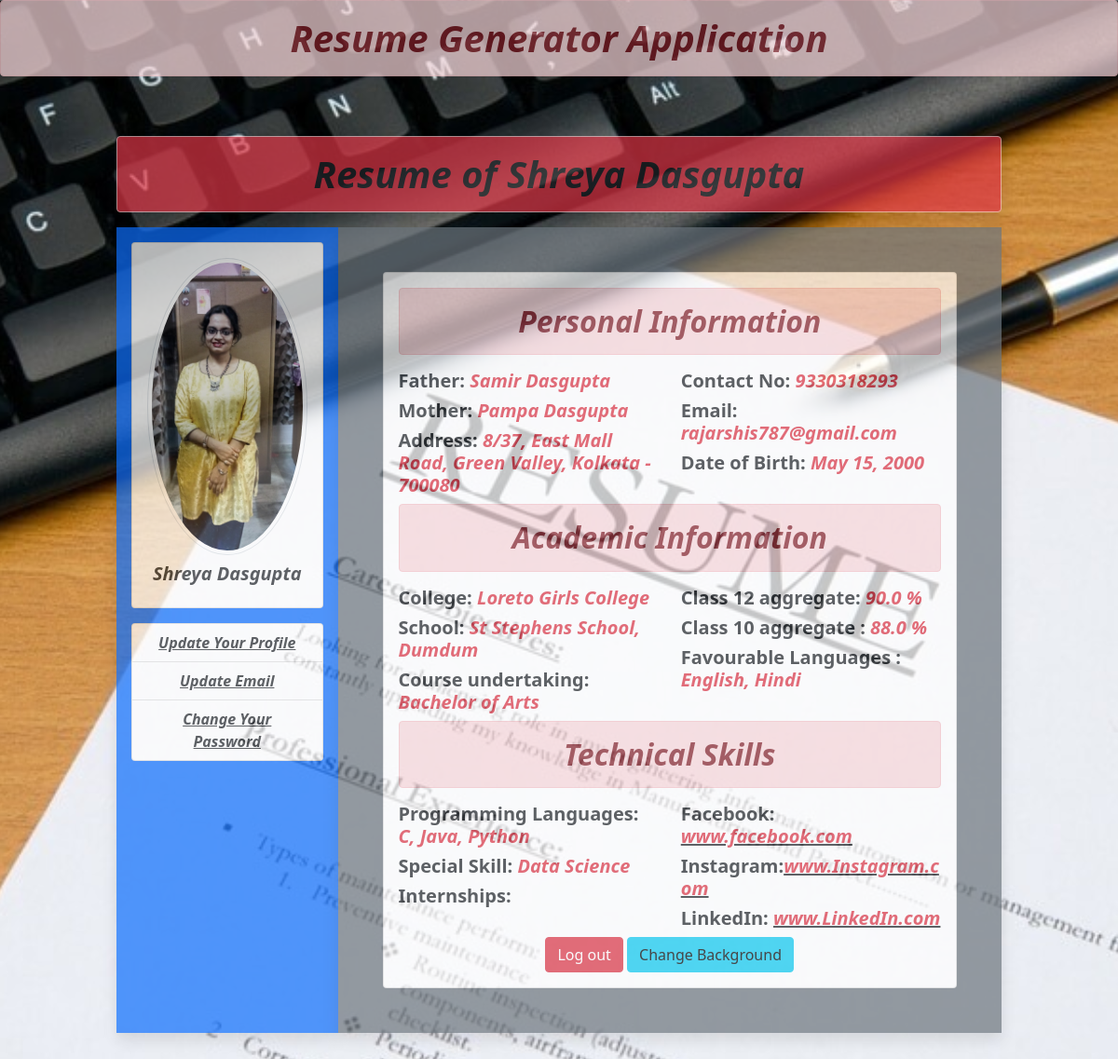
The app's page /viewResume/16/ (signed in) with its own data.
### resume/models.py (models this page shows, shortened)
class profile(models.Model):
    user = models.ForeignKey(User, on_delete=models.CASCADE)
    name = models.CharField(max_length=100, default=' ')
    profile_img = models.ImageField(upload_to='pro_img', blank=True)
    dob = models.DateField()
    mobile_no = models.PositiveIntegerField()
    state = models.CharField(max_length=200, choices=STATE_CHOICES)
    address = models.CharField(max_length=250)
    father_name = models.CharField(max_length=150)
    mother_name = models.CharField(max_length=150)
    college_name = models.TextField()
    school_name = models.TextField()
    class_12 = models.FloatField()
    class_10 = models.FloatField()
    persue_course = models.CharField(max_length=150, choices=COURSE_CHOICES)
    language = models.TextField(blank=True)

class skills(models.Model):
    profile = models.OneToOneField(profile, on_delete=models.CASCADE)
    code = models.TextField(default='')
    skill_name = models.CharField(max_length=200)
    intern_exp = models.TextField()
    facebook = models.CharField(max_length=150)
    instagram = models.CharField(max_length=150)
    linkedIn = models.CharField(max_length=150)

### resume/views.py (the view)
# urls.py: path('viewResume/<int:id>/', views.resume_view, name='resumeView'),
def resume_view(request, id):
    if request.user.is_authenticated:
        prof = profile.objects.get(pk=id)
        skill = skills.objects.get(profile=prof.id)
        return render(request, 'resume.html', {'prof': prof, 'skill': skill})
    else:
        return HttpResponseRedirect('/')

### templates/resume.html (shortened to what this page needs)
{% extends 'base.html' %}
{% block content %}
<div class="row setRadius">
    <h1 class="text-center text-danger fw-bold bg-danger text-dark alert alert-danger shadow "> <i>Resume of {{prof.name}}
    </i> </h1>
    <div class="col-sm-3 shadow p-3 bg-primary">
        <div class="card">
            <div class="card-body">
                <img src={{prof.profile_img.url}} alt="" class="img-fluid img-thumbnail mb-2 setImage">
                <h5 class="text-center fw-bold"><strong><i>{{prof.name}}</i></strong></h5>
            </div>
        </div>
        <div class="list-group my-3">
            <a href="{% url 'updateProfile' prof.id %}" class="list-group-item text-center fw-bold"><u><i>Update Your Profile</i></u></a>
            <a href="{% url 'updateEmail' %}" class="list-group-item text-center fw-bold"><u><i>Update Email</i></u></a>
            <a href="{% url 'changePassword' %}" class="list-group-item text-center fw-bold"><u><i>Change Your Password</i></u></a>
        </div>
    </div>
    <div class="col-sm-9 shadow p-5 bg-secondary">
        <div class="card">
            <div class="card-body">
                <h2 class="text-center alert alert-danger"> <strong> <i>Personal Information</i></strong> </h2>
                <div class="row">
                    <div class="col-sm-6">
                        <h5 class="fw-bold">Father: <strong class="text-danger"><i>{{prof.father_name}}</i></strong></h5>
                        <h5 class="fw-bold">Mother: <strong class="text-danger"><i>{{prof.mother_name}}</i></strong></h5>
                        <h5 class="fw-bold">Address: <strong class="text-danger"><i>{{prof.address}}</i></strong></h5>
                    </div>
                    <div class="col-sm-6">
                        <h5 class="fw-bold">Contact No: <strong class="text-danger"><i>{{prof.mobile_no}}</i></strong></h5>
                        <h5 class="fw-bold">Email: <strong class="text-danger"><i>{{request.user.email}}</i></strong></h5>
                        <h5 class="fw-bold">Date of Birth: <strong class="text-danger"><i>{{prof.dob}}</i></strong></h5>
                    </div>
                </div>
                <h2 class="text-center alert alert-danger"> <strong><i>Academic Information</i></strong> </h2>
                <div class="row">
                    <div class="col-sm-6">
                        <h5 class="fw-bold">College: <strong class="text-danger"><i>{{prof.college_name}}</i></strong></h5>
                        <h5 class="fw-bold">School: <strong class="text-danger"><i>{{prof.school_name}}</i></strong></h5>
                        <h5 class="fw-bold">Course undertaking: <strong class="text-danger"><i>{{prof.persue_course}}</i></strong></h5>
                    </div>
                    <div class="col-sm-6">
                        <h5 class="fw-bold">Class 12 aggregate: <strong class="text-danger"><i>{{prof.class_12}} %</i></strong></h5>
                        <h5 class="fw-bold">Class 10 aggregate : <strong class="text-danger"><i>{{prof.class_10}} %</i></strong> </h5>
                         <h5 class="fw-bold">Favourable Languages : <strong class="text-danger"><i>{{prof.language}}</i></strong> </h5>
                    </div>
                </div>
                <h2 class="text-center alert alert-danger"> <strong><i>Technical Skills</i></strong> </h2>
                <div class="row">
                    <div class="col-sm-6">
                        <h5 class="fw-bold">Programming Languages: <strong class="text-danger"><i>{{skill.code}}</i></strong></h5>
                        <h5 class="fw-bold">Special Skill: <strong class="text-danger"><i>{{skill.skill_name}}</i></strong></h5>
                        <h5 class="fw-bold">Internships: <strong class="text-danger"></strong></h5>
                    </div>
                    <div class="col-sm-6">
                        <h5 class="fw-bold">Facebook: <u> <a href="{{skill.facebook}}/" class="text-decoration-none"><strong class="text-danger"><i>{{skill.facebook}} </i></strong></a> </u></h5>
                        <h5 class="fw-bold">Instagram:<u><a href="{{skill.instagram}}/" class="text-decoration-none"><strong class="text-danger"><i>{{skill.instagram}} </i></strong></a></u></h5>
                        <h5 class="fw-bold">LinkedIn: <u><a href="{{skill.linkedIn}}/" class="text-decoration-none"><strong class="text-danger"><i>{{skill.linkedIn}} </i></strong></a></u></h5>
                    </div>
                    <div class="text-center">
                        <a href="{% url 'logout'%}" class="btn btn-danger">Log out</a>
                        <a href="#" class="btn btn-info" id="change">Change Background</a>
                    </div>
                </div>
            </div>
        </div>
    </div>
</div>
{% endblock content %}

### resume/static/resume/css/style.css (style rules this page uses)
.setRadius { border-radius: 50%; }
.setImage { border-radius: 50%; }
body { background: url('/static/resume/images/resume_image.jpg'); opacity: 0.7; background-size: cover; background-position: center; }

### records on screen
profile: name "Shreya Dasgupta", profile_img (picture), father_name "Samir Dasgupta", mother_name "Pampa Dasgupta", address "8/37, East Mall Road, Green Valley, Kolkata - 700080", mobile_no "9330318293", dob "May 15, 2000", college_name "Loreto Girls College", school_name "St Stephens School, Dumdum", persue_course "Bachelor of Arts", class_12 "90.0", class_10 "88.0", language "English, Hindi"
skills: code "C, Java, Python", skill_name "Data Science", facebook "www.facebook.com", instagram "www.Instagram.com", linkedIn "www.LinkedIn.com"

### other values on screen
{{ request.user.email }} "rajarshis787@gmail.com"
